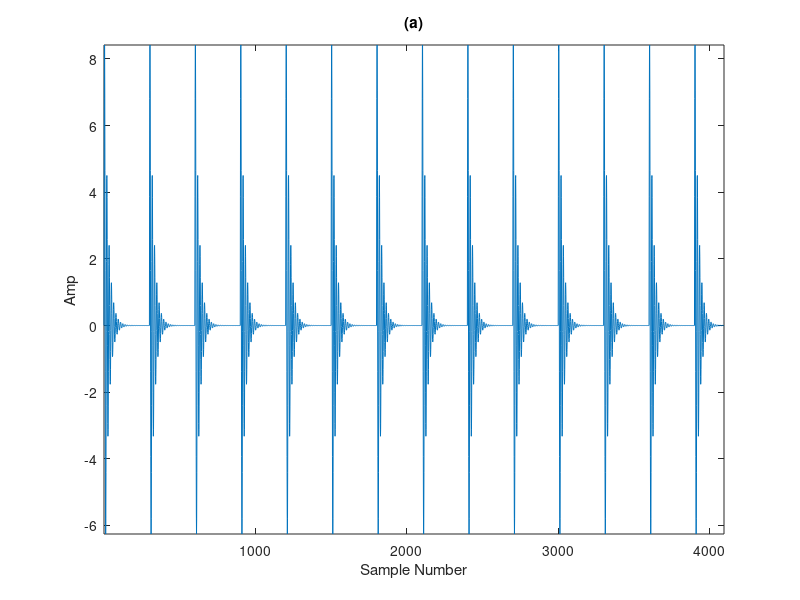

The MATLAB script that drew this image: (Note: this script raises an error after producing the figure.)
clc
clear
close all
addpath('.\公式插件包\');
% 构建原始仿真冲击信号
fs = 30e3;                  % 采样频率
fn = 2e3/1;                   % 固有频率
y0 =10;                      % 位移常数
g = 0.1;                     % 阻尼系数
T = 0.005*2;                   % 重复周期
N = 4096;                  % 采样点数
NT = round(fs*T);      % 单周期采样点数
t = 0:1/fs:(N-1)/fs;      % 采样时刻
t0 = 0:1/fs:(NT-1)/fs;  % 单周期采样时刻
K = ceil(N/NT)+1;       % 重复次数
y = [];
for i = 1:K
    y = [y,y0*exp(-g*2*pi*fn*t0).*sin(2*pi*fn*sqrt(1-g^2)*t0)];
end
x = y(1:N);
figure(1)
plot(x);
ylim([-6 8]);
ylabel('Amp');%%%%纵坐标的含义
xlabel('Sample Number');%%%%横坐标的含义
title('(a)');
   axis tight 
%  axis([0,4000,-inf,inf]);
% 信噪比和信号指定功率
amp=4;%加入随机噪声，加噪后信噪比为-2
y=noisegen(x,amp);

SNRValues1 = amp

%%
scale=2;%小波分解层数

[c,l]=wavedec(y,scale,'db4');
[thr,sorh,keepapp]=ddencmp('den','wv',y);
%thr=29;
denoise=wdencmp('gbl',c,l,'db4',scale,thr,sorh,keepapp);
%%
origSignal=x;
 errorSignal=x-denoise;
signal_2 = (sum(origSignal(:).^2));
noise_2 = (sum(errorSignal(:).^2));
SNRValues2 = 10*log10(signal_2./noise_2)

figure(3)
subplot(3,1,1)
plot(x)
title('原始无噪信号')
subplot(3,1,2)
plot(y)
title('含噪的信号')
subplot(3,1,3)
plot(denoise)
title('去噪后的信号')
sgtitle('小波去噪')
%%
di=appcoef(c,l,'db4',scale);
h={};
for i=1:scale
    h1=detcoef(c,l,i);
    h{i}=h1;
end
figure(4)
for i=1:scale
    subplot(scale+1,1,i)
    plot(h{i})
    title(['高频第',num2str(i),'层小波系数'])
    xlim([1,length(h{i})])
end
subplot(scale+1,1,scale+1)
plot(di)
xlim([1,length(di)])
title('低频小波系数')
sgtitle('小波各尺度系数')
figure(12)
plot(h{1})
  axis tight 
  figure(14)
plot(h{2})
  axis tight
  figure(13)
  plot(di)
  ylim([-5,9]);
axis tight 
%%
figure(5)
y0=fft(x,N);%傅里叶变换
mag0=abs(y0);
f=(0:length(y0)-1)'*fs/length(y0);
plot(f(1:N/2),mag0(1:N/2));%绘制频谱图
ylabel('Amp');xlabel('Frequency/Hz')
title('(a)');
ylim([0 1600]);
x_min = 3000;
x_max = 5000;
y_min = 0;
y_max = 300;
% 绘制虚线框
hold on;
rectangle('Position', [x_min, y_min, x_max - x_min, y_max - y_min], 'EdgeColor', 'r', 'LineStyle', '--');
hold off;
% 绘制局部放大的图
figure(11);
plot(f(1:N/2),mag0(1:N/2));
ylabel('Amp');%%%%纵坐标的含义
xlabel('Frequency/Hz');%%%%横坐标的含义
title('(a1)');
 % 设置局部放大的区域
xlim([3000, 5000]); % 设置 X 轴范围为 [2, 4]
ylim([0, 300]); % 设置 Y 轴范围为 [0.5, 1]
%%
figure(6)
y1=fft(y,N);%傅里叶变换
mag1=abs(y1);
plot(f(1:N/2),mag1(1:N/2));%绘制频谱图
ylabel('Amp');xlabel('Frequency/Hz')
title('(b)');
ylim([0 1600]);
x_min = 3000;
x_max = 5000;
y_min = 0;
y_max = 300;
% 绘制虚线框
hold on;
rectangle('Position', [x_min, y_min, x_max - x_min, y_max - y_min], 'EdgeColor', 'r', 'LineStyle', '--');
hold off;
% 绘制局部放大的图
figure(11);
plot(f(1:N/2),mag1(1:N/2));
ylabel('Amp');%%%%纵坐标的含义
xlabel('Frequency/Hz');%%%%横坐标的含义
title('(b1)');
 % 设置局部放大的区域
xlim([3000, 5000]); % 设置 X 轴范围为 [2, 4]
ylim([0, 300]); % 设置 Y 轴范围为 [0.5, 1]
figure(7)
y2=fft(denoise,N);%傅里叶变换
mag2=abs(y2);
plot(f(1:N/2),mag2(1:N/2));%绘制频谱图
ylabel('Amp');xlabel('Frequency/Hz')
title('(c)');
ylim([0 1600]);
x_min = 3000;
x_max = 5000;
y_min = 0;
y_max = 300;
% 绘制虚线框
hold on;
rectangle('Position', [x_min, y_min, x_max - x_min, y_max - y_min], 'EdgeColor', 'r', 'LineStyle', '--');
hold off;
% 绘制局部放大的图
figure(11);
plot(f(1:N/2),mag2(1:N/2));
ylabel('Amp');%%%%纵坐标的含义
xlabel('Frequency/Hz');%%%%横坐标的含义
title('(c1)');
 % 设置局部放大的区域
xlim([3000, 5000]); % 设置 X 轴范围为 [2, 4]
ylim([0, 300]); % 设置 Y 轴范围为 [0.5, 1]
figure(8)
subplot(3,1,1)
pspectrum(x,t,'spectrogram','TimeResolution', 0.1,...
    'OverlapPercent',99,'Leakage',0.85) %计算绘制时谱图,时间分辨率为0.1，相邻段之间重叠为99%，频谱泄漏量为0.85
title('原始无噪时频图');
subplot(3,1,2)
pspectrum(y,t,'spectrogram','TimeResolution', 0.1,...
    'OverlapPercent',99,'Leakage',0.85) %计算绘制时谱图,时间分辨率为0.1，相邻段之间重叠为99%，频谱泄漏量为0.85
title('加噪后时频图');
subplot(3,1,3)
pspectrum(denoise,t,'spectrogram','TimeResolution', 0.1,...
    'OverlapPercent',99,'Leakage',0.85) %计算绘制时谱图,时间分辨率为0.1，相邻段之间重叠为99%，频谱泄漏量为0.85
title('去噪后时频图');
figure(9)
plot(denoise);
ylim([-6 8]);
ylabel('Amp');%%%%纵坐标的含义
xlabel('Sample Number');%%%%横坐标的含义
title('(c)');
   axis tight 
   figure(10)
plot(y);
ylim([-6 9]);
ylabel('Amp');%%%%纵坐标的含义
xlabel('Sample Number');%%%%横坐标的含义
title('(b)');
   axis tight 